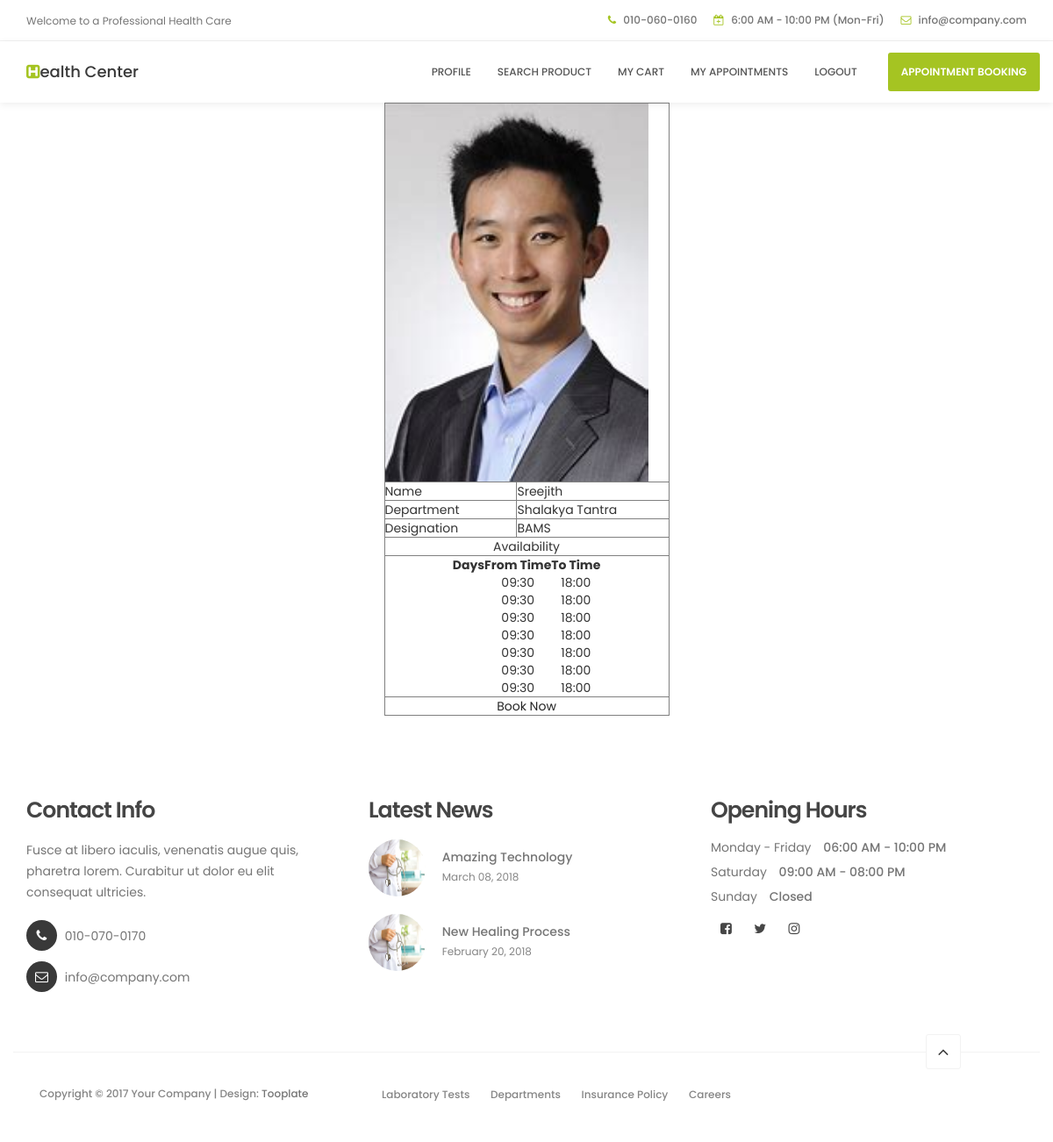
The page /Project/User/DoctorProfile.php?doid=13 on the database its author committed.
### tables this page shows
CREATE TABLE `tbl_doctor` (
  `doctor_id` int(11) NOT NULL,
  `doctor_name` varchar(30) NOT NULL,
  `doctor_photo` varchar(500) NOT NULL,
  `doctor_proof` varchar(500) NOT NULL,
  `department_id` int(11) NOT NULL,
  `place_id` int(11) NOT NULL,
  `doctor_gender` varchar(30) NOT NULL,
  `doctor_email` varchar(50) NOT NULL,
  `doctor_address` varchar(500) NOT NULL,
  `doctor_dob` varchar(20) NOT NULL,
  `doctor_designation` varchar(30) NOT NULL,
  `doctor_contact` varchar(30) NOT NULL,
  `doctor_password` varchar(30) NOT NULL,
  `doctor_vstatus` int(11) NOT NULL DEFAULT 0
);

CREATE TABLE `tbl_department` (
  `department_id` int(11) NOT NULL,
  `department_name` varchar(30) NOT NULL
);

CREATE TABLE `tbl_availability` (
  `availability_id` int(11) NOT NULL,
  `doctor_id` int(11) NOT NULL,
  `from_time` varchar(30) NOT NULL,
  `to_time` varchar(30) NOT NULL,
  `Days` char(1) NOT NULL,
  `status` char(1) NOT NULL DEFAULT '0'
);

### Project/User/DoctorProfile.php (the view, shortened to what this page needs)
<?php
include("../Asset/Connection/Connection.php");
include("Header.php");
$selQry="select * from tbl_doctor s inner join tbl_department a on a.department_id=s.department_id where doctor_id=".$_GET['doid'];
$res=$conn->query($selQry);
$row=$res->fetch_assoc();
?>
<!DOCTYPE html PUBLIC "-//W3C//DTD XHTML 1.0 Transitional//EN" "http://www.w3.org/TR/xhtml1/DTD/xhtml1-transitional.dtd">
<html xmlns="http://www.w3.org/1999/xhtml">
<head>
</head>
<body>
<form action="" method="post" enctype="multipart/form-data">
<table align="center" width="325" height="343" border="1">
<tr>
<td colspan="2"><img src="../Asset/Files/Doctor/<?php echo $row['doctor_photo']?>" width='300px'/></td>
</tr>
  <tr>
    <td width="144">Name</td>
    <td width="165"><?php echo $row['doctor_name'] ?></td>
  </tr>
    <tr><td>Department</td>
  <td><?php echo $row['department_name'] ?></td>
  </tr>
    <tr><td>Designation</td>
  <td><?php echo $row['doctor_designation'] ?></td></tr>
  <tr>
   <td colspan="2" align="center">Availability</td>
    </tr>
    <tr>
    <td colspan="2" align="center">
    <table>
    <tr>
    <th>Days</th>
    <th>From Time</th>
    <th>To Time</th>
    </tr>
    <?php
$sel="select * from tbl_availability where doctor_id=".$_GET['doid'];
$res=$conn->query($sel);
while($row=$res->fetch_assoc())
{
	?>
	<tr align="center">
   <?php
		if($row["days"] == 1)
		{
			?>
			<td>Monday</td>
			<?php
		}
		else if($row["days"] == 2)
		{
			?>
			<td>Tuesday</td>
			<?php
		}
		else if($row["days"] == 3)
		{
			?>
			<td>Wednesday</td>
			<?php
		}
		else if($row["days"] == 4)
		{
			?>
			<td>Thursday</td>
			<?php
		}
		else if($row["days"] == 5)
		{
			?>
			<td>Friday</td>
			<?php
		}
		else if($row["days"] == 6)
		{
			?>
			<td>Saturday</td>
			<?php
		}
		else if($row["days"] == 7)
		{
			?>
			<td>Sunday</td>
			<?php
		}
		else
		{
			?>
			<td></td>
			<?php
		}
	 ?>
     <?php
     if($row["status"] == 1)
	 {
		 ?>
		 <td colspan="2" style="color:red">Leave</td>
		 <?php
	 }
	 else
	 {
		 ?>
		 <td><?php echo $row["from_time"] ?></td>
    	 <td><?php echo $row["to_time"] ?></td>
		 <?php
	 }
	 ?>
    </tr>
	<?php
}
?>
    </table>
    </td>
    </tr>
    <tr>
    <td colspan="2" align="center"><a href="Appointment.php?docid=<?php echo $_GET["doid"]?>">Book Now</a></td>
    </tr>
</table>
</form>
</body>
</html>
<?php
include("Footer.php");
?>

### Project/Asset/Files/Main/css/tooplate-style.css (style rules this page uses)
body { background: #ffffff; font-family: 'Poppins', sans-serif; overflow-x: hidden; }
html { -webkit-font-smoothing: antialiased; }
a { color: #252525; -webkit-transition: 0.5s; transition: 0.5s; text-decoration: none !important; }

### rows shown on the page
tbl_doctor: doctor_photo (picture), doctor_name "Sreejith", department.department_name "Shalakya Tantra", doctor_designation "BAMS"
tbl_availability: from_time "09:30", to_time "18:00"
tbl_availability: from_time "09:30", to_time "18:00"
tbl_availability: from_time "09:30", to_time "18:00"
tbl_availability: from_time "09:30", to_time "18:00"
tbl_availability: from_time "09:30", to_time "18:00"
tbl_availability: from_time "09:30", to_time "18:00"
tbl_availability: from_time "09:30", to_time "18:00"
